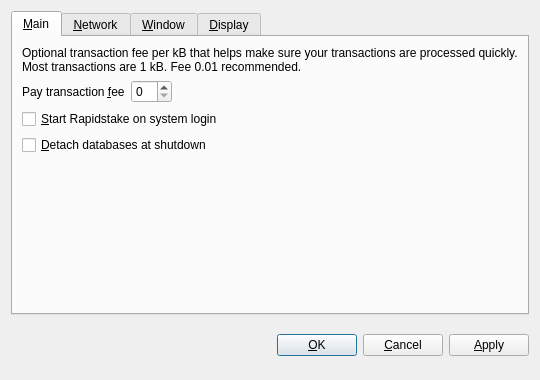
<?xml version="1.0" encoding="UTF-8"?>
<ui version="4.0">
 <class>OptionsDialog</class>
 <widget class="QDialog" name="OptionsDialog">
  <property name="geometry">
   <rect>
    <x>0</x>
    <y>0</y>
    <width>540</width>
    <height>380</height>
   </rect>
  </property>
  <property name="windowTitle">
   <string>Options</string>
  </property>
  <property name="modal">
   <bool>true</bool>
  </property>
  <layout class="QVBoxLayout" name="verticalLayout">
   <item>
    <widget class="QTabWidget" name="tabWidget">
     <property name="tabPosition">
      <enum>QTabWidget::North</enum>
     </property>
     <property name="currentIndex">
      <number>0</number>
     </property>
     <widget class="QWidget" name="tabMain">
      <attribute name="title">
       <string>&amp;Main</string>
      </attribute>
      <layout class="QVBoxLayout" name="verticalLayout_Main">
       <item>
        <widget class="QLabel" name="transactionFeeInfoLabel">
         <property name="text">
          <string>Optional transaction fee per kB that helps make sure your transactions are processed quickly. Most transactions are 1 kB. Fee 0.01 recommended.</string>
         </property>
         <property name="textFormat">
          <enum>Qt::PlainText</enum>
         </property>
         <property name="wordWrap">
          <bool>true</bool>
         </property>
        </widget>
       </item>
       <item>
        <layout class="QHBoxLayout" name="horizontalLayout_Main">
         <item>
          <widget class="QLabel" name="transactionFeeLabel">
           <property name="text">
            <string>Pay transaction &amp;fee</string>
           </property>
           <property name="textFormat">
            <enum>Qt::PlainText</enum>
           </property>
           <property name="buddy">
            <cstring>transactionFee</cstring>
           </property>
          </widget>
         </item>
         <item>
          <widget class="BitcoinAmountField" name="transactionFee"/>
         </item>
         <item>
          <spacer name="horizontalSpacer_Main">
           <property name="orientation">
            <enum>Qt::Horizontal</enum>
           </property>
           <property name="sizeHint" stdset="0">
            <size>
             <width>40</width>
             <height>20</height>
            </size>
           </property>
          </spacer>
         </item>
        </layout>
       </item>
       <item>
        <widget class="QCheckBox" name="bitcoinAtStartup">
         <property name="toolTip">
          <string>Automatically start Rapidstake after logging in to the system.</string>
         </property>
         <property name="text">
          <string>&amp;Start Rapidstake on system login</string>
         </property>
        </widget>
       </item>
       <item>
        <widget class="QCheckBox" name="detachDatabases">
         <property name="toolTip">
          <string>Detach block and address databases at shutdown. This means they can be moved to another data directory, but it slows down shutdown. The wallet is always detached.</string>
         </property>
         <property name="text">
          <string>&amp;Detach databases at shutdown</string>
         </property>
        </widget>
       </item>
       <item>
        <spacer name="verticalSpacer_Main">
         <property name="orientation">
          <enum>Qt::Vertical</enum>
         </property>
         <property name="sizeHint" stdset="0">
          <size>
           <width>20</width>
           <height>40</height>
          </size>
         </property>
        </spacer>
       </item>
      </layout>
     </widget>
     <widget class="QWidget" name="tabNetwork">
      <attribute name="title">
       <string>&amp;Network</string>
      </attribute>
      <layout class="QVBoxLayout" name="verticalLayout_Network">
       <item>
        <widget class="QCheckBox" name="mapPortUpnp">
         <property name="toolTip">
          <string>Automatically open the Rapidstake client port on the router. This only works when your router supports UPnP and it is enabled.</string>
         </property>
         <property name="text">
          <string>Map port using &amp;UPnP</string>
         </property>
        </widget>
       </item>
       <item>
        <widget class="QCheckBox" name="connectSocks">
         <property name="toolTip">
          <string>Connect to the Rapidstake network through a SOCKS proxy (e.g. when connecting through Tor).</string>
         </property>
         <property name="text">
          <string>&amp;Connect through SOCKS proxy:</string>
         </property>
        </widget>
       </item>
       <item>
        <layout class="QHBoxLayout" name="horizontalLayout_Network">
         <item>
          <widget class="QLabel" name="proxyIpLabel">
           <property name="text">
            <string>Proxy &amp;IP:</string>
           </property>
           <property name="textFormat">
            <enum>Qt::PlainText</enum>
           </property>
           <property name="buddy">
            <cstring>proxyIp</cstring>
           </property>
          </widget>
         </item>
         <item>
          <widget class="QValidatedLineEdit" name="proxyIp">
           <property name="maximumSize">
            <size>
             <width>140</width>
             <height>16777215</height>
            </size>
           </property>
           <property name="toolTip">
            <string>IP address of the proxy (e.g. 127.0.0.1)</string>
           </property>
          </widget>
         </item>
         <item>
          <widget class="QLabel" name="proxyPortLabel">
           <property name="text">
            <string>&amp;Port:</string>
           </property>
           <property name="textFormat">
            <enum>Qt::PlainText</enum>
           </property>
           <property name="buddy">
            <cstring>proxyPort</cstring>
           </property>
          </widget>
         </item>
         <item>
          <widget class="QLineEdit" name="proxyPort">
           <property name="maximumSize">
            <size>
             <width>55</width>
             <height>16777215</height>
            </size>
           </property>
           <property name="toolTip">
            <string>Port of the proxy (e.g. 9050)</string>
           </property>
          </widget>
         </item>
         <item>
          <widget class="QLabel" name="socksVersionLabel">
           <property name="text">
            <string>SOCKS &amp;Version:</string>
           </property>
           <property name="textFormat">
            <enum>Qt::PlainText</enum>
           </property>
           <property name="buddy">
            <cstring>socksVersion</cstring>
           </property>
          </widget>
         </item>
         <item>
          <widget class="QValueComboBox" name="socksVersion">
           <property name="toolTip">
            <string>SOCKS version of the proxy (e.g. 5)</string>
           </property>
          </widget>
         </item>
         <item>
          <spacer name="horizontalSpacer_Network">
           <property name="orientation">
            <enum>Qt::Horizontal</enum>
           </property>
           <property name="sizeHint" stdset="0">
            <size>
             <width>40</width>
             <height>20</height>
            </size>
           </property>
          </spacer>
         </item>
        </layout>
       </item>
       <item>
        <spacer name="verticalSpacer_Network">
         <property name="orientation">
          <enum>Qt::Vertical</enum>
         </property>
         <property name="sizeHint" stdset="0">
          <size>
           <width>20</width>
           <height>40</height>
          </size>
         </property>
        </spacer>
       </item>
      </layout>
     </widget>
     <widget class="QWidget" name="tabWindow">
      <attribute name="title">
       <string>&amp;Window</string>
      </attribute>
      <layout class="QVBoxLayout" name="verticalLayout_Window">
       <item>
        <widget class="QCheckBox" name="minimizeToTray">
         <property name="toolTip">
          <string>Show only a tray icon after minimizing the window.</string>
         </property>
         <property name="text">
          <string>&amp;Minimize to the tray instead of the taskbar</string>
         </property>
        </widget>
       </item>
       <item>
        <widget class="QCheckBox" name="minimizeOnClose">
         <property name="toolTip">
          <string>Minimize instead of exit the application when the window is closed. When this option is enabled, the application will be closed only after selecting Quit in the menu.</string>
         </property>
         <property name="text">
          <string>M&amp;inimize on close</string>
         </property>
        </widget>
       </item>
       <item>
        <spacer name="verticalSpacer_Window">
         <property name="orientation">
          <enum>Qt::Vertical</enum>
         </property>
         <property name="sizeHint" stdset="0">
          <size>
           <width>20</width>
           <height>40</height>
          </size>
         </property>
        </spacer>
       </item>
      </layout>
     </widget>
     <widget class="QWidget" name="tabDisplay">
      <attribute name="title">
       <string>&amp;Display</string>
      </attribute>
      <layout class="QVBoxLayout" name="verticalLayout_Display">
       <item>
        <layout class="QHBoxLayout" name="horizontalLayout_1_Display">
         <item>
          <widget class="QLabel" name="langLabel">
           <property name="text">
            <string>User Interface &amp;language:</string>
           </property>
           <property name="textFormat">
            <enum>Qt::PlainText</enum>
           </property>
           <property name="buddy">
            <cstring>lang</cstring>
           </property>
          </widget>
         </item>
         <item>
          <widget class="QValueComboBox" name="lang">
           <property name="toolTip">
            <string>The user interface language can be set here. This setting will take effect after restarting Rapidstake.</string>
           </property>
          </widget>
         </item>
        </layout>
       </item>
       <item>
        <layout class="QHBoxLayout" name="horizontalLayout_2_Display">
         <item>
          <widget class="QLabel" name="unitLabel">
           <property name="text">
            <string>&amp;Unit to show amounts in:</string>
           </property>
           <property name="textFormat">
            <enum>Qt::PlainText</enum>
           </property>
           <property name="buddy">
            <cstring>unit</cstring>
           </property>
          </widget>
         </item>
         <item>
          <widget class="QValueComboBox" name="unit">
           <property name="toolTip">
            <string>Choose the default subdivision unit to show in the interface and when sending coins.</string>
           </property>
          </widget>
         </item>
        </layout>
       </item>
       <item>
        <widget class="QCheckBox" name="displayAddresses">
         <property name="toolTip">
          <string>Whether to show Rapidstake addresses in the transaction list or not.</string>
         </property>
         <property name="text">
          <string>&amp;Display addresses in transaction list</string>
         </property>
        </widget>
       </item>
       <item>
        <widget class="QCheckBox" name="coinControlFeatures">
         <property name="toolTip">
          <string>Whether to show coin control features or not.</string>
         </property>
         <property name="text">
          <string>Display coin &amp;control features (experts only!)</string>
         </property>
        </widget>
       </item>
       <item>
        <layout class="QHBoxLayout" name="horizontalLayout_3_Display">
         <item>
          <widget class="QLabel" name="thirdPartyTxUrlsLabel">
           <property name="toolTip">
            <string>Third party URLs (e.g. a block explorer) that appear in the transactions tab as context menu items. %s in the URL is replaced by transaction hash. Multiple URLs are separated by vertical bar |.</string>
           </property>
            <property name="text">
             <string>Third party transaction URLs</string>
            </property>
            <property name="buddy">
             <cstring>thirdPartyTxUrls</cstring>
            </property>
           </widget>
          </item>
          <item>
           <widget class="QLineEdit" name="thirdPartyTxUrls">
            <property name="toolTip">
             <string>Third party URLs (e.g. a block explorer) that appear in the transactions tab as context menu items. %s in the URL is replaced by transaction hash. Multiple URLs are separated by vertical bar |.</string>
           </property>
          </widget>
         </item>
        </layout>
       </item>
       <item>
        <spacer name="verticalSpacer_Display">
         <property name="orientation">
          <enum>Qt::Vertical</enum>
         </property>
         <property name="sizeHint" stdset="0">
          <size>
           <width>20</width>
           <height>40</height>
          </size>
         </property>
        </spacer>
       </item>
      </layout>
     </widget>
    </widget>
   </item>
   <item>
    <layout class="QHBoxLayout" name="horizontalLayout_Buttons">
     <item>
      <spacer name="horizontalSpacer_1">
       <property name="orientation">
        <enum>Qt::Horizontal</enum>
       </property>
       <property name="sizeHint" stdset="0">
        <size>
         <width>40</width>
         <height>48</height>
        </size>
       </property>
      </spacer>
     </item>
     <item>
      <widget class="QLabel" name="statusLabel">
       <property name="font">
        <font>
         <weight>75</weight>
         <bold>true</bold>
        </font>
       </property>
       <property name="text">
        <string/>
       </property>
       <property name="textFormat">
        <enum>Qt::PlainText</enum>
       </property>
       <property name="wordWrap">
        <bool>true</bool>
       </property>
      </widget>
     </item>
     <item>
      <spacer name="horizontalSpacer_2">
       <property name="orientation">
        <enum>Qt::Horizontal</enum>
       </property>
       <property name="sizeHint" stdset="0">
        <size>
         <width>40</width>
         <height>48</height>
        </size>
       </property>
      </spacer>
     </item>
     <item>
      <widget class="QPushButton" name="okButton">
       <property name="text">
        <string>&amp;OK</string>
       </property>
      </widget>
     </item>
     <item>
      <widget class="QPushButton" name="cancelButton">
       <property name="text">
        <string>&amp;Cancel</string>
       </property>
       <property name="autoDefault">
        <bool>false</bool>
       </property>
      </widget>
     </item>
     <item>
      <widget class="QPushButton" name="applyButton">
       <property name="text">
        <string>&amp;Apply</string>
       </property>
       <property name="autoDefault">
        <bool>false</bool>
       </property>
      </widget>
     </item>
    </layout>
   </item>
  </layout>
 </widget>
 <customwidgets>
  <customwidget>
   <class>BitcoinAmountField</class>
   <extends>QSpinBox</extends>
   <header>bitcoinamountfield.h</header>
  </customwidget>
  <customwidget>
   <class>QValueComboBox</class>
   <extends>QComboBox</extends>
   <header>qvaluecombobox.h</header>
  </customwidget>
  <customwidget>
   <class>QValidatedLineEdit</class>
   <extends>QLineEdit</extends>
   <header>qvalidatedlineedit.h</header>
  </customwidget>
 </customwidgets>
 <resources/>
 <connections/>
</ui>
